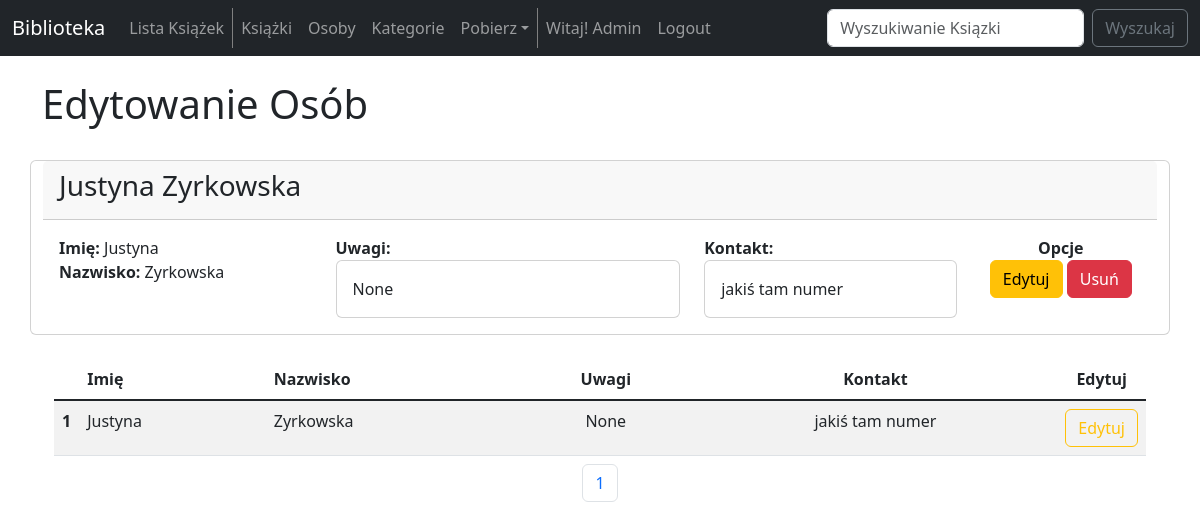
The app's page /update_people/1 (signed in), older data.
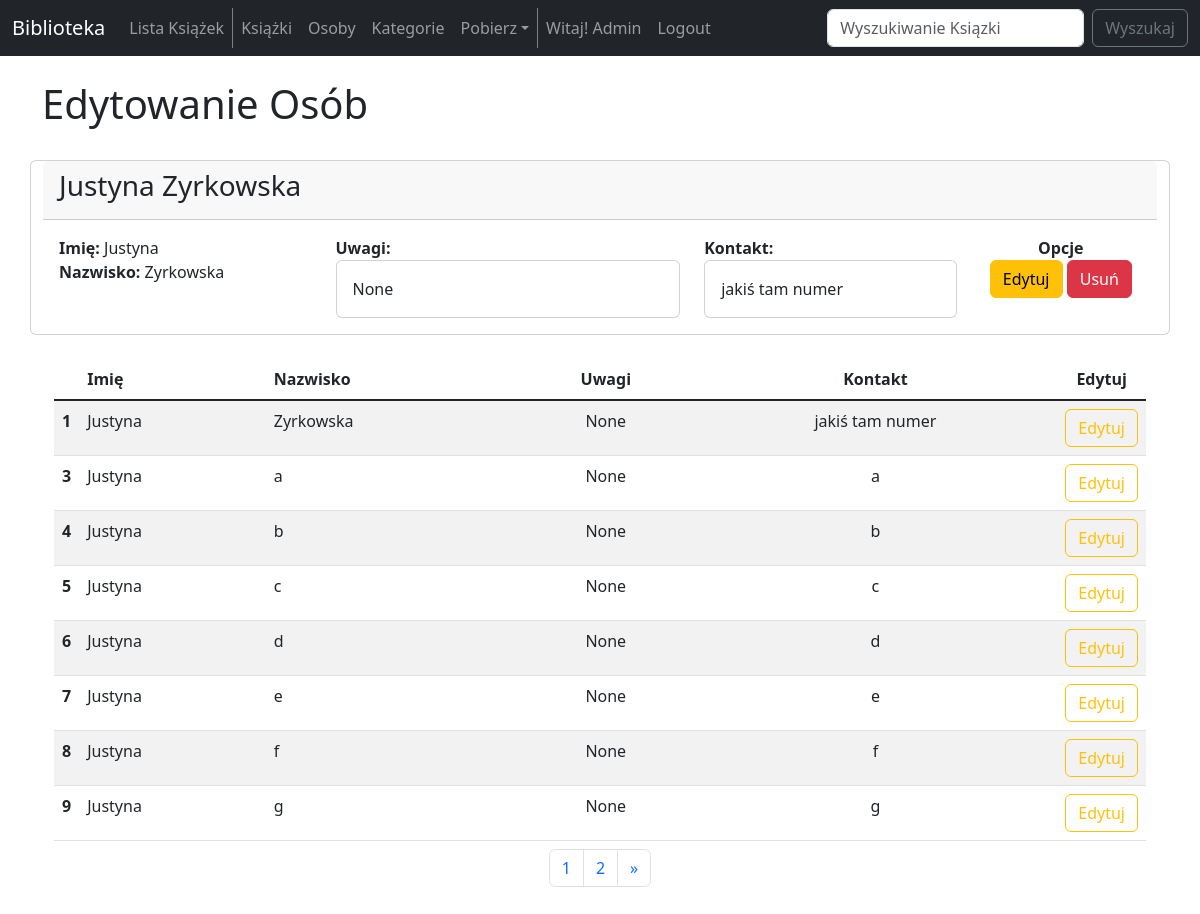
The same page, newer data.
### biblioteka_app/models.py (models this page shows)
class ListPeople(models.Model):
    first_name = models.CharField(max_length=100)
    last_name = models.CharField(max_length=200)
    note = models.CharField(max_length=200, null=True, blank=True)
    contact = models.CharField(max_length=200)
    def __str__(self):
        return self.first_name + ' ' + self.last_name

### biblioteka_app/views.py (the view)
# urls.py: path('update_people/<people_id>', views.update_people, name='update-people'),
def update_people(request, people_id):
    peoples = ListPeople.objects.all()
    p = Paginator(peoples, 8)
    page = request.GET.get('page')
    list_peoples = p.get_page(page)
    nums = "a" * list_peoples.paginator.num_pages
    people_index = ListPeople.objects.get(pk=people_id)
    if request.method == "POST":
        form = ListPeopleForm(request.POST, instance=people_index)
        if form.is_valid():
            form.save()
            messages.success(request, ("Dane osoby zostały zmienione"))
            return redirect('peoples-list')
    else:
        form = ListPeopleForm(instance=people_index)
    return render(request, 'update_people.html',
                {
                    'people_index':people_index,
                    'form':form,
                    'peoples':peoples,
                    'list_peoples': list_peoples,
                    'nums': nums,
                })

### biblioteka_app/forms.py
class ListPeopleForm(ModelForm):
    class Meta:
        model = ListPeople
        fields = ('first_name', 'last_name', 'note', 'contact')
        labels = {
            'first_name':'',
            'last_name':'',
            'note':'',
            'contact':'',
        }
        widgets={
            'first_name': forms.TextInput(attrs={'class':'form-control', 'placeholder':'Imię'}),
            'last_name': forms.TextInput(attrs={'class':'form-control', 'placeholder':'Nazwisko'}),
            'note':forms.Textarea(attrs={'class':'form-control', 'placeholder':'Uwagi'}),
            'contact': forms.TextInput(attrs={'class': 'form-control', 'placeholder':'Kontakt'}),
        }

### biblioteka_app/templates/update_people.html (shortened to what the changed rows need)
{% extends 'base.html' %}
{% block content %}
    {% if user.is_authenticated %}
        <div class="row">
            <div class="col-10">
                <h1>
                    Edytowanie Osób
                </h1>
            </div>
            <div class="col-2">
            </div>
        </div>
        <br/>
        <div class="row">
            <div class="card">
                <div class="card-header">
                    <h3>
                        {{ people_index }}
                    </h3>
                </div>
                <div class="card-body">
                    <div class="row">
                        <div class="col-3">
                            <strong>Imię:</strong> {{ people_index.first_name }}<br/>
                            <strong>Nazwisko:</strong> {{ people_index.last_name }}<br/>
                        </div>
                        <div class="col-4">
                            <strong>Uwagi:</strong><br/>
                            <div class="card">
                                <div class="card-body">
                                    {{ people_index.note }}
                                </div>
                            </div>
                        </div>
                        <div class="col-3">
                            <strong>Kontakt:</strong><br/>
                            <div class="card">
                                <div class="card-body">
                                    {{people_index.contact }}
                                </div>
                            </div>
                        </div>
                        <div class="col-2 text-center">
                            <strong>Opcje</strong><br/>
                            <button type="button" class="btn btn-warning" data-bs-toggle="modal" data-bs-target="#peopleUpdate">
                                Edytuj
                            </button>
                            <button type="button" class="btn btn-danger" data-bs-toggle="modal" data-bs-target="#peopleDelete">
                                Usuń
                            </button>
                        </div>
                    </div>
                </div>
            </div>
        </div>
        <br/>
        <div class="container text-center">
            <div class="row">
                <div class="col-12">
                    {% if peoples %}
                        <table class="table table-striped">
                            <thead>
                                <tr>
                                    <th scope="col" width="2%"></th>
                                    <th scope="col" class="text-start">Imię</th>
                                    <th scope="col" class="text-start">Nazwisko</th>
                                    <th scope="col">Uwagi</th>
                                    <th scope="col">Kontakt</th>
                                    <th scope="col" class="text-center" width="8%">Edytuj</th>
                                </tr>
                            </thead>
                            <tbody class="table-group-divider">
                                {% for people in list_peoples %}
                                    <tr>
                                        <th scope="row">{{ people.id }}</th>
                                        <td class="text-start">{{ people.first_name }}</td>
                                        <td class="text-start">{{ people.last_name }}</td>
                                        <td>{{ people.note }}</td>
                                        <td>{{ people.contact }}</td>
                                        <td class="text-center">
                                            <a href="{% url 'update-people' people.id %}" class="btn btn-outline-warning" type="button">Edytuj</a>
                                        </td>
                                    </tr>
                                {% endfor %}
                            </tbody>
                            <caption>
                                <nav aria-label="Page navigation example">
                                    <ul class="pagination justify-content-center">
                                        {% for i in nums %}
                                            <li class="page-item">
                                                <a class="page-link" href="?page={{ forloop.counter }}">{{ forloop.counter }}</a>
                                            </li>
                                        {% endfor %}
                                        {% if list_peoples.has_next %}
                                            <li class="page-item">
                                                <a class="page-link" href="?page={{ list_people.paginatior.num_pages }}">&raquo</a>
                                            </li>
                                        {% endif %}
                                    </ul>
                                </nav>
                            </caption>
                        </table>
                    {% else %}
                        <p> Brak osób na liście. </p>
                    {% endif %}
                </div>
            </div>
        </div>
    {% else %}
        <h3>
            Wybacz, ale musisz byc zalogowany, aby wejść na tą stronę.
        </h3>
        <a href="{% url 'login' %}">Zaloguj się</a>
    {% endif %}
{% endblock  %}

Row changes from the older to the newer data that the page shows:
added ListPeople: id "3", first_name "Justyna", last_name "a", note "None", contact "a"
added ListPeople: id "4", first_name "Justyna", last_name "b", note "None", contact "b"
added ListPeople: id "5", first_name "Justyna", last_name "c", note "None", contact "c"
added ListPeople: id "6", first_name "Justyna", last_name "d", note "None", contact "d"
added ListPeople: id "7", first_name "Justyna", last_name "e", note "None", contact "e"
added ListPeople: id "8", first_name "Justyna", last_name "f", note "None", contact "f"
added ListPeople: id "9", first_name "Justyna", last_name "g", note "None", contact "g"
Text that changed along with them:
new list line: "2"
